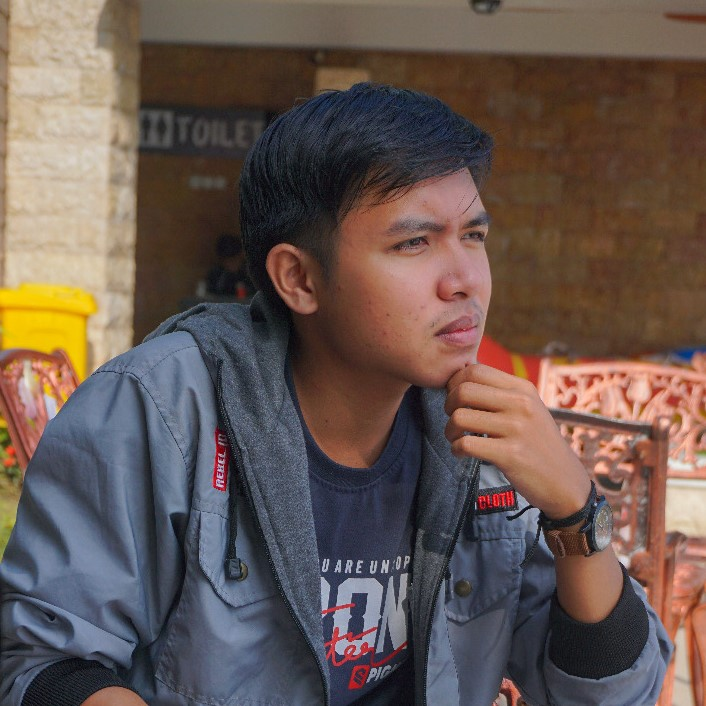
#> input picture data_testing/img.jpeg, 706 x 706 px, given in place of the camera
$ python 7mouthdet_sample.py
#> lines starting #> are read from the running program, lines starting #| are printed output that depends on the picture; after the words box and inside, x2 and y2 are one past the last pixel; in counts of white or black regions, pixels touching at a corner belong together
import cv2
import winsound
#from controller.controller import *

face_cascade = cv2.CascadeClassifier('data\\xml\\cascade_face.xml')
mouth_cascade = cv2.CascadeClassifier('data\\xml\\haarcascade_mcs_mouth.xml')

count = 0

# Cahaya
threshold = 80

# Pesan teks
font = cv2.FONT_HERSHEY_DUPLEX #memanggil font opencv
org = (30, 30)
warna_font_pakai_masker = (255, 255, 255)
warna_font_tidak_pakai_masker = (0, 0, 255)
ketebalan = 2
ukuran_font = 1
title = "Pendeteksi Masker"

# mengambil video menggunakan webcam
capture =   cv2.VideoCapture(0)

while True:
    ret, img = capture.read()
#> img is the input picture: shape (706, 706, 3); mean B, G, R 81.1, 87.5, 103.6
    gray = cv2.cvtColor(img, cv2.COLOR_BGR2GRAY)
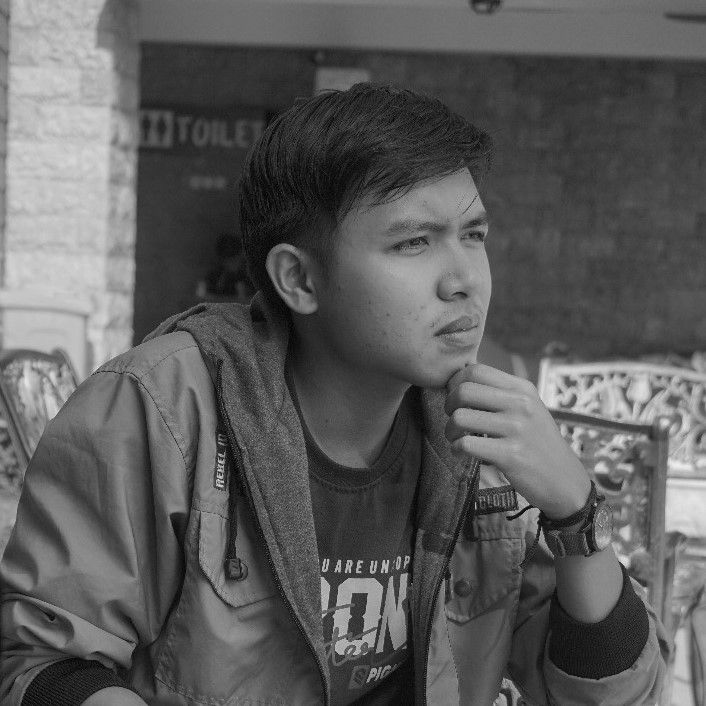
#> gray: shape (706, 706); min 0, max 237, mean 91.6
    (thresh, black_and_white) = cv2.threshold(gray, threshold, 255, cv2.THRESH_BINARY)
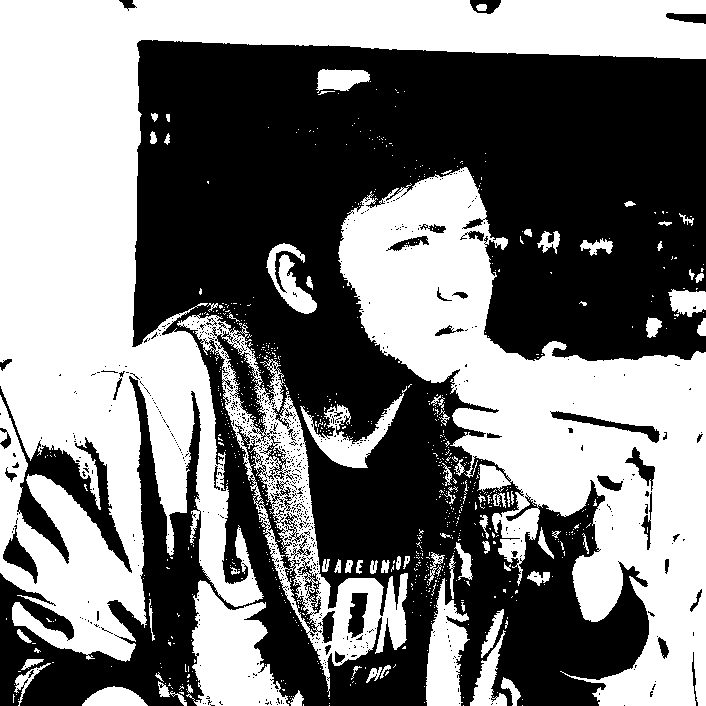
#> black_and_white: shape (706, 706); 48.2% white; 828 white regions (749 under 20 px), largest, box (x1, y1, x2, y2) and area: (0, 0, 706, 662) 122558, (338, 167, 706, 706) 77270, (177, 313, 408, 697) 14552
#> thresh = 80
    wajah = face_cascade.detectMultiScale(gray, 1.1, 3)
#> wajah = [[465, 144, 27, 27], [109, 316, 113, 113], [208, 304, 118, 118]]
    wajah_hitam_putih = face_cascade.detectMultiScale(black_and_white, 1.1, 3)
#> wajah_hitam_putih = ()

    if(len(wajah) == False and len(wajah_hitam_putih) == False):
        cv2.putText(img, ".", org, font, ukuran_font, warna_font_pakai_masker, ketebalan, cv2.LINE_AA)
    else:
        # tanda persegi di wajah
        for (x, y, w, h) in wajah:
            cv2.rectangle(img, (x, y), (x + w, y + h), (255, 255, 255), 2)
            roi_gray = gray[y:y + h, x:x + w]
            roi_color = img[y:y + h, x:x + w]

            mulut = mouth_cascade.detectMultiScale(gray, 1.1, 3)
#> this loop made 3 passes
#> pass 1, `roi_color = img[y:y + h, x:x + w]`:
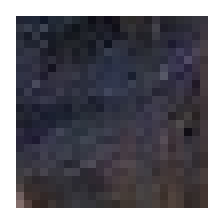
#> roi_color: shape (27, 27, 3) (shown 8 times larger); mean B, G, R 100.5, 92.4, 93.8
#> pass 2, `roi_gray = gray[y:y + h, x:x + w]`:
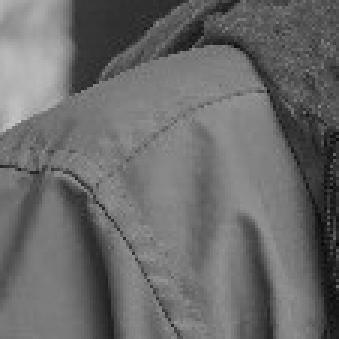
#> roi_gray: shape (113, 113) (shown 3 times larger); min 7, max 199, mean 106.6
#> pass 2, `roi_color = img[y:y + h, x:x + w]`:
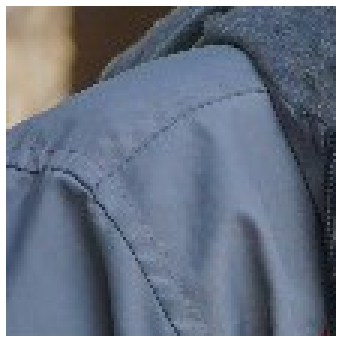
#> roi_color: shape (113, 113, 3) (shown 3 times larger); mean B, G, R 131.4, 115.7, 106.4
#> after the loop:
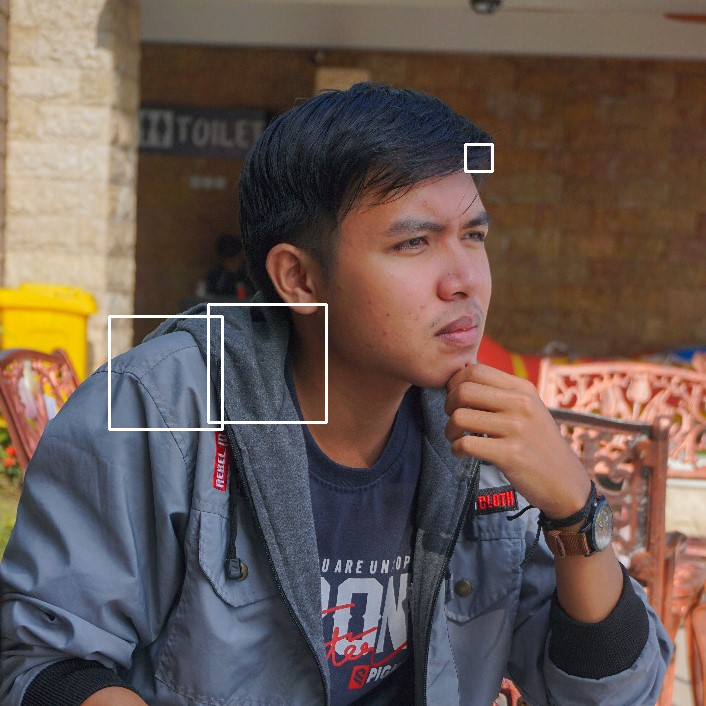
#> img: shape (706, 706, 3); 0.62% of pixels changed, all inside (x1, y1, x2, y2) = (108, 143, 494, 431)

        if(len(mulut) == False):
            cv2.putText(img, '.', org, font, ukuran_font, warna_font_pakai_masker, ketebalan, cv2.LINE_AA)
        else:
            for (mx, my, mw, mh) in mulut:
                if(y < my < y + h):
                    cv2.rectangle(img, (mx, my), (mx + mh, my + mw), (0, 0, 255), 3)
#> this loop made 7 passes
#> (mx, my, mw, mh) on passes 1 to 7: (496, 505, 32, 19), (492, 534, 27, 16), (428, 284, 49, 29), (427, 320, 63, 38), (216, 589, 69, 41), (429, 400, 114, 68), (358, 216, 102, 61)
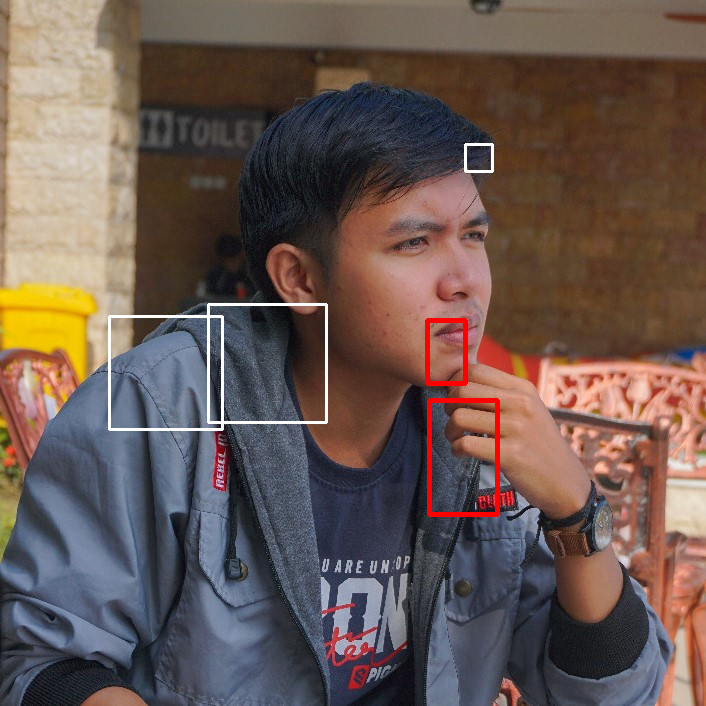
#> img: shape (706, 706, 3); 0.56% of pixels changed, all inside (x1, y1, x2, y2) = (425, 318, 500, 517)

    # fungsi menampilkan dan exit
    cv2.imshow(title, img)
    keyCode = cv2.waitKey(1)
#> (key Esc is pressed here)
    if cv2.getWindowProperty(title, cv2.WND_PROP_VISIBLE) < 1:
        break

# exit
capture.release()
cv2.destroyAllWindows()
